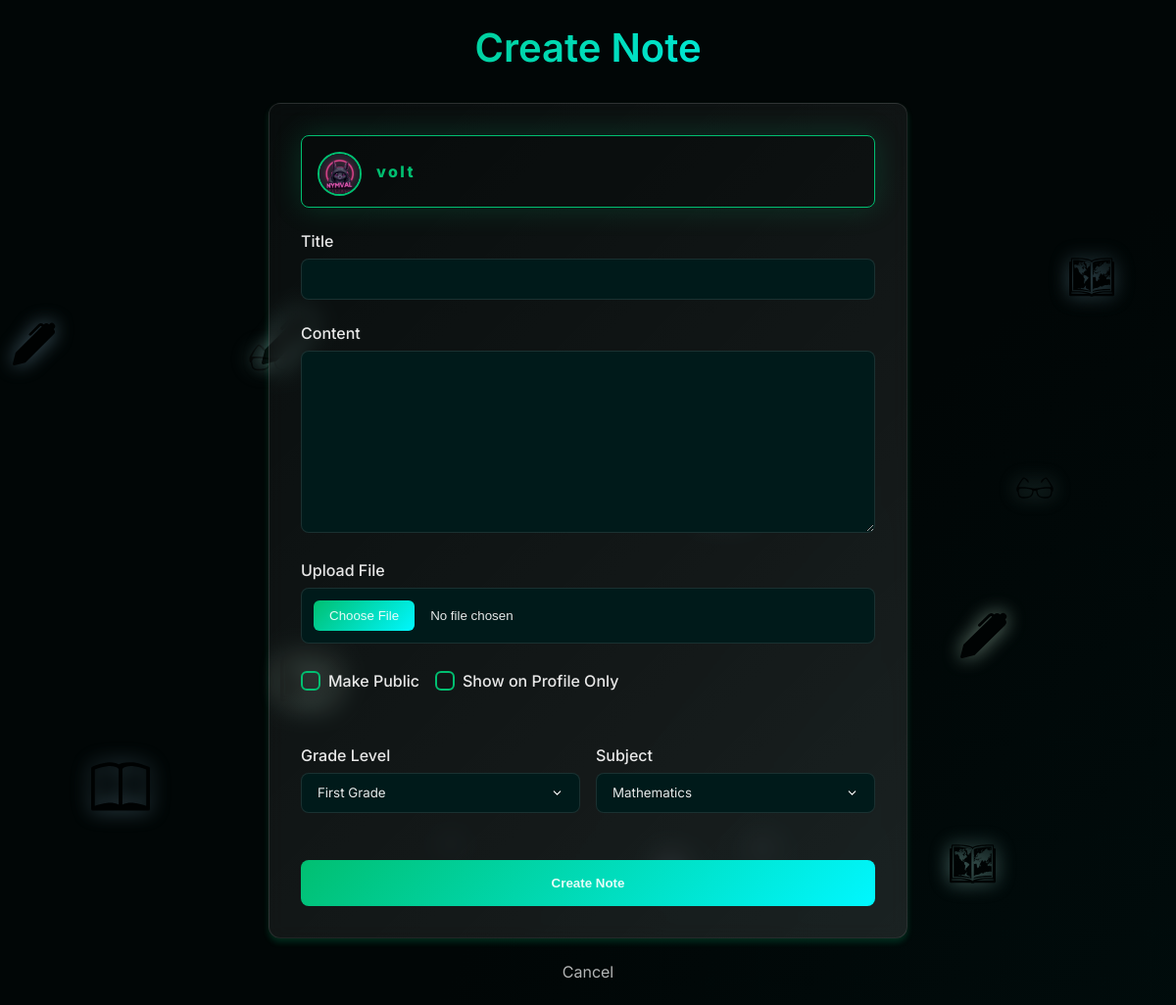
Before: /notes/create/ (signed in) with the older database file.
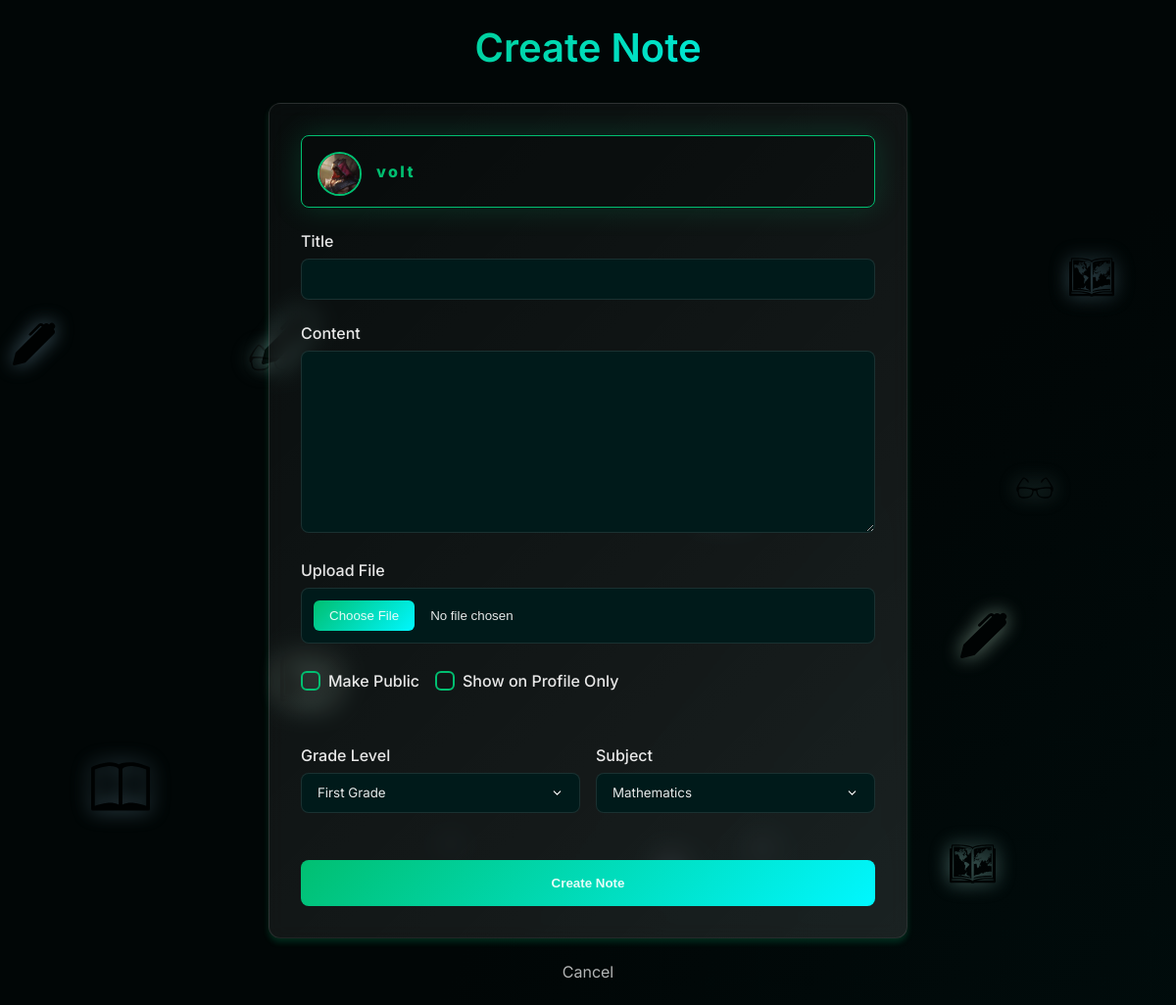
After: the same page with the newer database file.
### users/models.py (models this page shows, shortened)
class CustomUser(AbstractUser):
    ROLE_CHOICES = [
        ('student', 'Student'),
        ('teacher', 'Teacher'),
    ]
    SUBJECT_CATEGORIES = Note.SUBJECT_CHOICES
    GRADE_LEVELS = Note.GRADE_CHOICES
    subject_category = models.CharField(max_length=20, choices=SUBJECT_CATEGORIES, blank=True, null=True , default='mathematics')
    role = models.CharField(max_length=10, choices=ROLE_CHOICES, default='student')
    grade_level = models.CharField(max_length=20, choices=GRADE_LEVELS, blank=True, null=True, default='first')
    email = models.EmailField(unique=True)
    profile_picture = models.ImageField(upload_to='profile_pictures/', blank=True, null=True)

### notes/views.py (the view)
# urls.py: path('create/', views.create_note, name='create_note'),
@login_required
def create_note(request):
    if request.method == 'POST':
        form = NoteForm(request.POST, request.FILES)
        if form.is_valid():
            note = form.save(commit=False)
            note.author = request.user
            note.save()
            form.save_m2m()
            if note.show_on_profile:
                message = f"{request.user.username} created a new note: {note.title} on his profile page."
            else:
                 message = f"{request.user.username} created a new note: {note.title}."
            for follower in request.user.followers.all():
                Notification.objects.create(
                    recipient=follower.follower,
                    sender=request.user,
                    note=note,
                    notification_type="new_note",
                    message=message,
                )
            return redirect('notes_list')
    else:
        form = NoteForm()
    return render(request, 'notes/note_form.html', {'form': form})

### notes/forms.py
class NoteForm(forms.ModelForm):
    class Meta:
        model = Note
        fields = ['title', 'content', 'file', 'is_public', 'grade_level', 'subject', 'show_on_profile','id']

### notes/templates/notes/note_form.html (shortened to what this page needs)
{% load static %}
<!DOCTYPE html>
<html lang="en">
<head>
    <link rel="stylesheet" href="{% static 'css/notes/note_form.css' %}">
    <link rel="stylesheet" href="{% static 'css/root.css' %}">
</head>
<body>
    <div class="background-animate">
    </div>
    <div class="container">
        <h2>{% if form.instance.pk %}Edit Note{% else %}Create Note{% endif %}</h2>
        <form method="POST" enctype="multipart/form-data">
            <div class="form-group author-info">
                <div class="profile-icon">
                    {% if request.user.profile_picture %}
                    <img src="{{ request.user.profile_picture.url }}" alt="Profile Avatar" class="author-avatar">
                    {% else %}
                    <img src="{% static 'images/default-avatar.png' %}" alt="Profile Avatar" class="author-avatar">
                    {% endif %}
                </div>
                <span class="value">{{ request.user.username }}</span>
            </div>
            <div class="form-group">
                <label for="id_title">Title</label>
                {{ form.title }}
            </div>
            <div class="form-group">
                <label for="id_content">Content</label>
                {{ form.content }}
            </div>
            <div class="form-group">
                <label for="id_file">Upload File</label>
                {{ form.file }}
            </div>
            <div class="form-row">
                <div class="form-group checkbox-group">
                    <label for="id_is_public" class="checkbox-label">
                        <input type="checkbox" name="is_public" id="id_is_public" {% if form.instance.is_public%}checked{% endif %}>
                        <span>Make Public</span>
                    </label>
                </div>
                <div class="form-group checkbox-group">
                    <label for="id_show_on_profile" class="checkbox-label">
                        <input type="checkbox" name="show_on_profile" id="id_show_on_profile" {% if form.instance.show_on_profile %}checked{% endif %}>
                        <span>Show on Profile Only</span>
                    </label>
                </div>
            </div>
            <div class="form-row">
                <div class="form-group half-width">
                    <label for="id_grade_level">Grade Level</label>
                    {{ form.grade_level }}
                </div>
                <div class="form-group half-width">
                    <label for="id_subject">Subject</label>
                    {{ form.subject }}
                </div>
            </div>
            <button type="submit">{% if form.instance.pk %}Update{% else %}Create{% endif %} Note</button>
        </form>
        <a href="{% url 'notes_list' %}" class="cancel-link">Cancel</a>
    </div>
</body>
</html>

Changed rows visible on the page:
changed CustomUser "volt": user.profile_picture: a different picture
